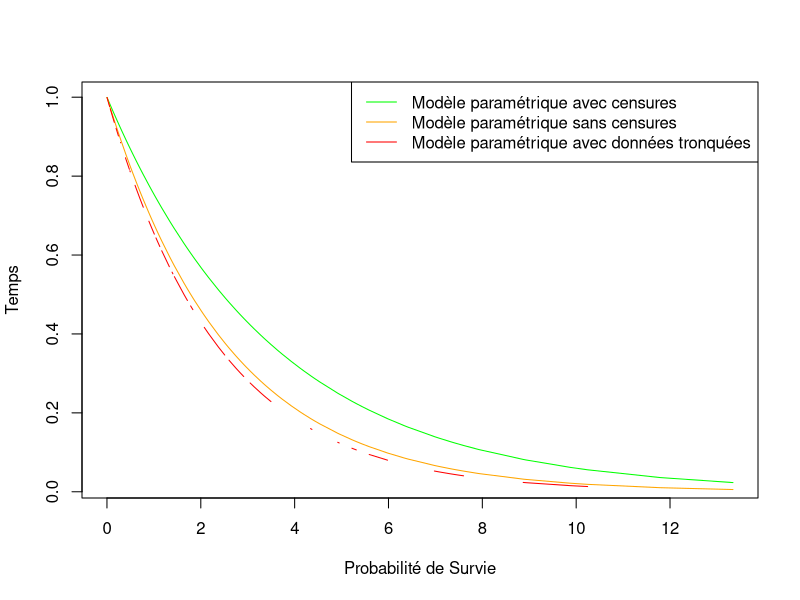
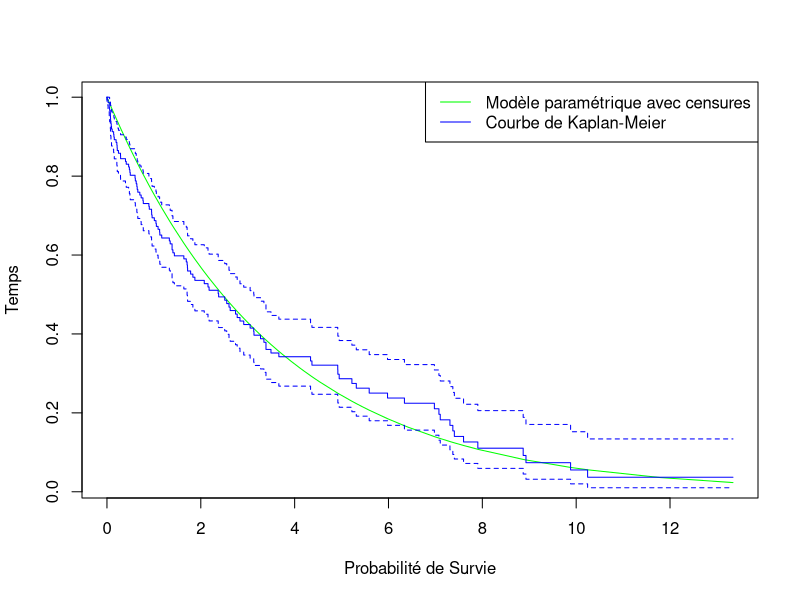
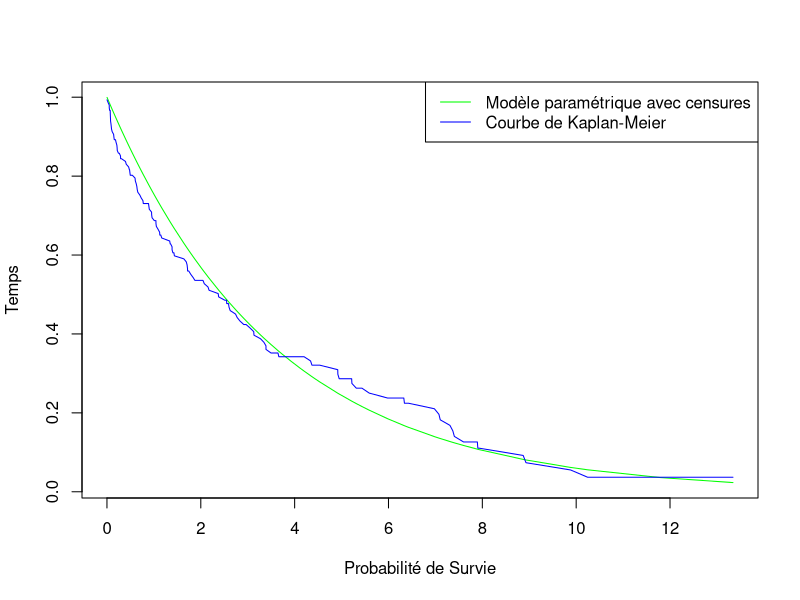
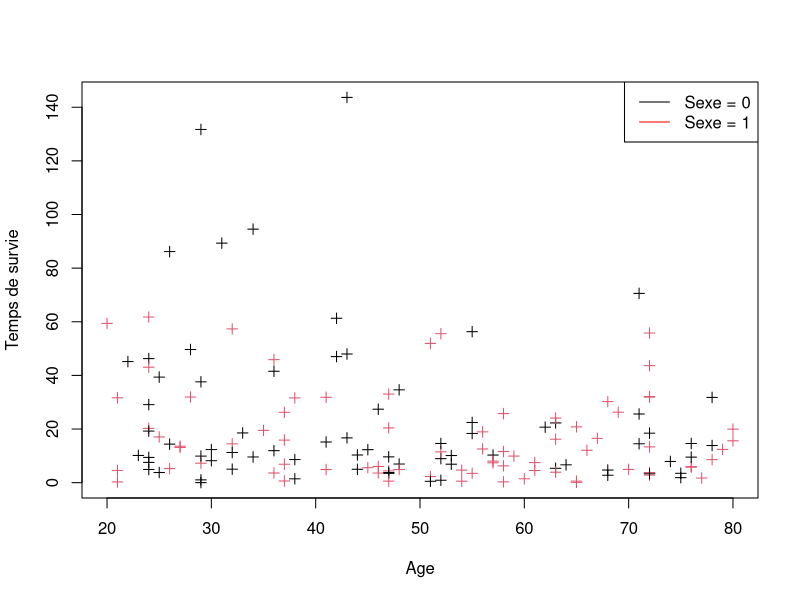
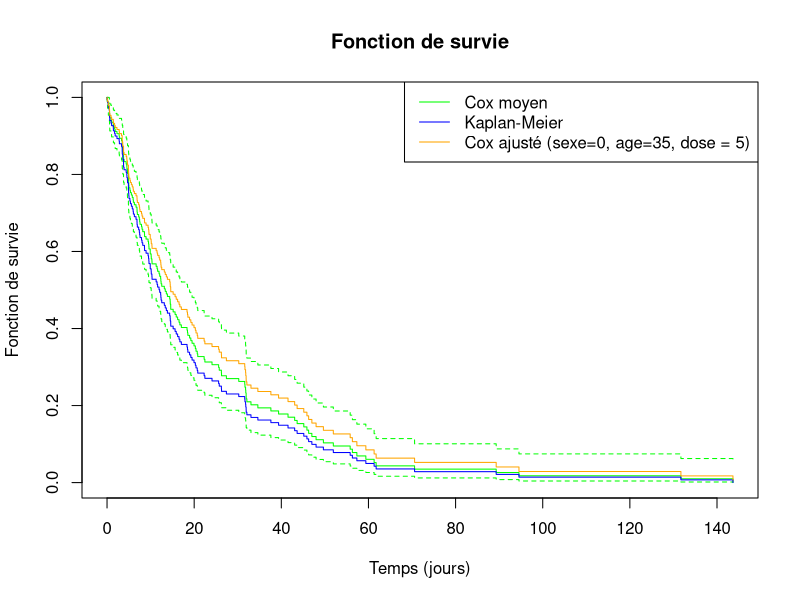

Here is the R script that generated these plots, in order:
## ---- chunk 1
rm(list=ls())
## ---- chunk 2
library(dplyr)
library(survival)
## ---- chunk 3
set.seed(20)
n <- 150

X <- rexp(n, 0.3)               # Temps de survie (Xi)
C <- rexp(n, 0.1)               # Temps de censures à droite (Ci)
T <- pmin(X, C)                 # Temps d'observation (Ti)

data <- data.frame(X, C, T)

# statut de censure (0 : censure à droite, 1 : pas de censure, 2 : censure à gauche)
data$censure <- ifelse(X <= C, 1, 0)

head(data, 10)
## ---- chunk 4
model1 <- survreg(Surv(data$T, rep(1,n)) ~ 1, dist = "exponential")
summary(model1)

exp(-model1$coefficients)          # Valeur du paramètre de la loi exponentielle estimée
exp(-model1$coefficients) - 0.3    # Biais
## ---- chunk 5
model2 <- survreg(Surv(data$T, data$censure) ~ 1, 
                  dist = "exponential",
                  subset = data$censure == 1)
summary(model2)


exp(-model2$coefficients)          # Valeur du paramètre de la loi exponentielle estimée
exp(-model2$coefficients) - 0.3    # Biais
## ---- chunk 6
model3 <- survreg(Surv(data$T, data$censure) ~ 1, 
                  dist = "exponential")
summary(model3)

exp(-model3$coefficients)          # Valeur du paramètre de la loi exponentielle estimée
exp(-model3$coefficients) - 0.3    # Biais
## ---- chunk 7
data_compare <- data %>%
  arrange(T) %>%
  mutate(no_censor = exp(-exp(-model1$coefficients) * T),
         tronc_censor = ifelse(censure == 1, exp(-exp(-model2$coefficients) * T), NA),
         with_censor = exp(-exp(-model3$coefficients) * T))
## ---- chunk 8
plot(with_censor ~ T, data = data_compare, 
     type = "l", col = "green", 
     xlab = "Probabilité de Survie", ylab = "Temps")
lines(no_censor ~ T, data = data_compare, type = "l", col = "orange")
lines(tronc_censor ~ T, data = data_compare, type = "l", col = "red")
legend("topright", 
       legend = c("Modèle paramétrique avec censures", 
                "Modèle paramétrique sans censures", 
                "Modèle paramétrique avec données tronquées"),
       col=c("green", "orange", "red"), 
       lty = 1:1)
## ---- chunk 9
Kaplan_Meier <- survfit(Surv(data$T, data$censure) ~ 1,
                        type = "kaplan-meier",
                        error = c("greenwood"))

Kaplan_Meier
## ---- chunk 10
taleau_KM <- data.frame(temps_obs = Kaplan_Meier$time,
                       nb_deces = Kaplan_Meier$n.event,
                       nb_censures = Kaplan_Meier$n.censor,
                       nb_a_risque = Kaplan_Meier$n.risk)

taleau_KM <- taleau_KM %>%
  mutate(risque = nb_deces / nb_a_risque) %>%
  mutate(survie = cumprod(1 - risque))             # = Kaplan_Meier$surv

head(taleau_KM, 10)
tail(taleau_KM, 10)
## ---- chunk 11
plot(with_censor ~ T, data = data_compare, 
     type = "l", col = "green", 
     xlab = "Probabilité de Survie", ylab = "Temps")
#lines(KM ~ T, data = data_compare, type = "l", col = "blue")
lines(Kaplan_Meier, col = "blue")
legend("topright", 
       legend = c("Modèle paramétrique avec censures", 
                "Courbe de Kaplan-Meier"),
       col=c("green", "blue"), 
       lty = 1:1)
## ---- chunk 12
# Calcul des fonctions de survie
# S(t) = exp(-lambda) = exp(-exp(fit_event$coefficients))

data_compare <- data_compare %>%
  arrange(T) %>%
  mutate(KM = Kaplan_Meier$surv)
## ---- chunk 13
plot(with_censor ~ T, data = data_compare, 
     type = "l", col = "green", 
     xlab = "Probabilité de Survie", ylab = "Temps")
lines(KM ~ T, data = data_compare, type = "l", col = "blue")
legend("topright", 
       legend = c("Modèle paramétrique avec censures", 
                "Courbe de Kaplan-Meier"),
       col=c("green", "blue"), 
       lty = 1:1)
## ---- chunk 14
data7 <- data.frame(sexe = rbinom(n, 1, prob = 0.5),
                    age = round(runif(n, 20, 80)),
                    dose = rpois(n, 5))

data7 <- data7 %>%
  mutate(X = 100 * rexp(n, 0.1 + age/10 + sexe),
         C = 100 *rexp(n, 0.1)) %>%
  mutate(T = pmin(X, C),
         censure = ifelse(X <= C, 1, 0))

## ---- chunk 15
plot(data7$age, data7$X, xlab = "Age", ylab = "Temps de survie", pch = 3, col = data7$sexe + 1)
legend("topright", 
       legend=c("Sexe = 0", "Sexe = 1"),
       col=c("black", "red"), lty=1:1)
## ---- chunk 16
cox_model <- coxph(Surv(T, censure) ~ factor(sexe) + age + dose, 
                   data = data7)
summary(cox_model)
## ---- chunk 17
plot(survfit(cox_model),
     ylim = c(0,1),
     col = "green",
     xlab = "Temps (jours)",
     ylab = "Fonction de survie",
     main = "Fonction de survie")

lines(survfit(Surv(T, censure) ~ 1, data = data7), col = "blue", conf.int = FALSE)
lines(survfit(cox_model, newdata = data.frame(sexe = 0, dose = 5, age = 35)), col = "orange", conf.int = FALSE)
legend("topright", 
       legend=c("Cox moyen", "Kaplan-Meier", "Cox ajusté (sexe=0, age=35, dose = 5)"),
       col=c("green", "blue","orange"), lty=1:1)
## ---- chunk 18
loglik_M1 <- cox_model$loglik[2]
## ---- chunk 19
cox_contraint <- coxph(Surv(T, censure) ~ factor(sexe) + age, 
                   data = data7)
summary(cox_contraint)

# Log vraisemblance modèle contraint
loglik_M0 <- cox_contraint$loglik[2]
## ---- chunk 20
LRT <- 2 * (loglik_M1 - loglik_M0)
1 - pchisq(LRT, 1)
